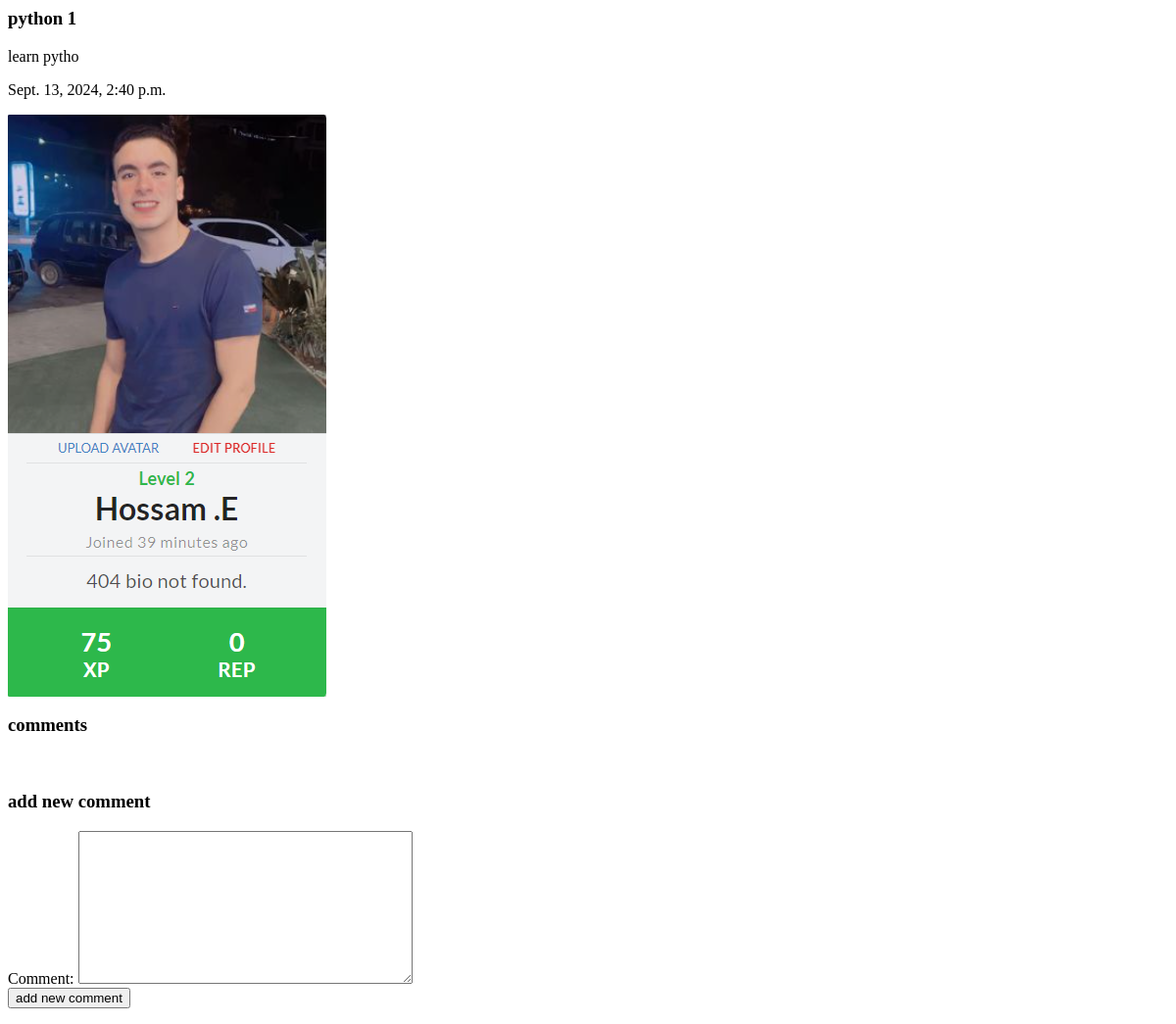
The app's page /blog/2, older data.
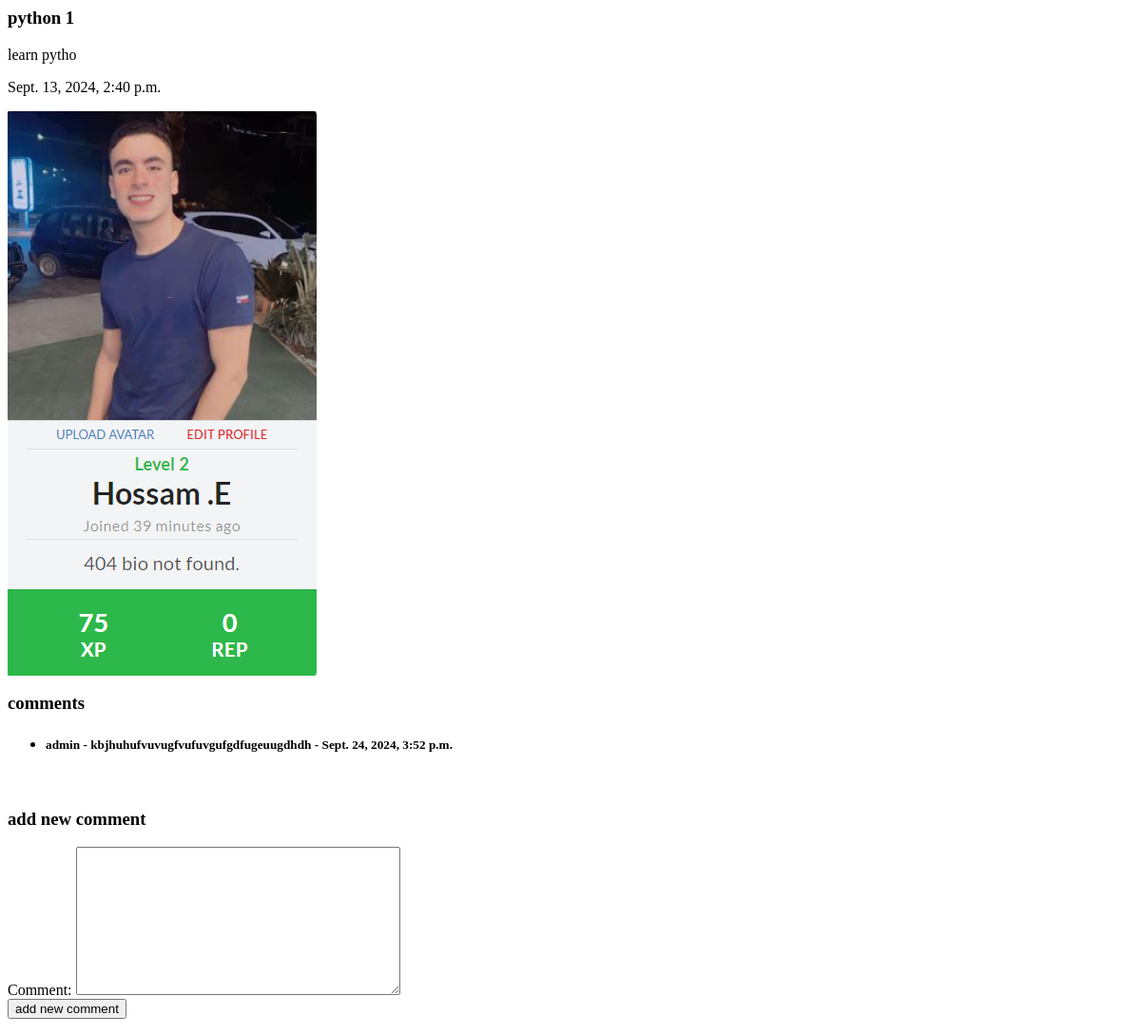
The same page, newer data.
### blog/models.py (models this page shows, shortened)
class Comment(models.Model):
    user= models.ForeignKey(User,on_delete=models.CASCADE,related_name='coment_author')
    post= models.ForeignKey(Post,related_name='comment_post',on_delete=models.CASCADE)
    comment=models.TextField(max_length=200)
    created_at=models.DateTimeField(default=timezone.now)

### blog/views.py (the view)
# urls.py: path('blog/<int:pk>',post_detail),
def post_detail(request,pk):
    data =Post.objects.get(id=pk)
    post_comment=Comment.objects.filter(post=data)
    if request.method=='POST':
        form = CommentForm(request.POST)
        if form.is_valid():
            myform = form.save(commit=False)
            myform.user = request.user
            myform.post = data
            myform.save()
    else :
        form = CommentForm()
    return render(request,'blog/post_detail.html',{'post':data,'form':form ,'post_comment':post_comment})

### blog/forms.py
class CommentForm(forms.ModelForm):
    class Meta :
        model = Comment
        fields = ['comment']

### blog/models.py (called while the page is built)
    def __str__(self):
        return self.title

### blog/templates/blog/post_detail.html (shortened to what this page needs)
<h3>{{post}}</h3>
<p>{{post.content |safe}}</p>
<p> {{post.create_date}}</p>
<img src="{{post.image.url}}" alt="">
<h3>comments</h3>
<ul>
    {% for comment in post_comment %}
        <li>
            <h5>
                {{comment.user}} - {{comment.comment}} - {{comment.created_at}}
            </h5>
         </li>
    {% endfor %}
</ul>
<h3>add new comment</h3>
<form method="post">
    {{form}}
    <input type="submit" value="add new comment">
</form>

Row changes from the older to the newer data that the page shows:
added Comment: user "admin", comment "kbjhuhufvuvugfvufuvgufgdfugeuugdhdh", created_at "Sept. 24, 2024, 3:52 p.m."
